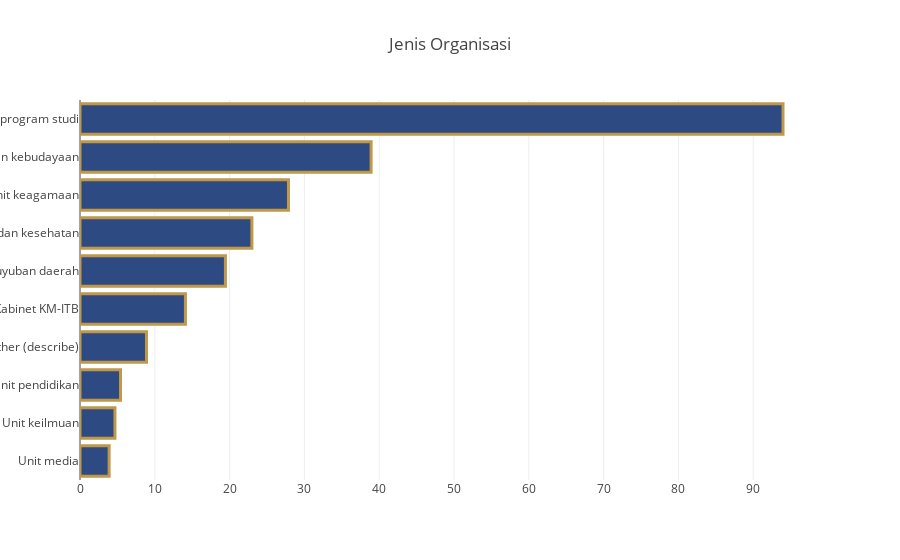

Here is the notebook cell this chart was saved with:
### Code cell
# Data frame dengan kolom-kolom yang diberikan
himpunan = df["Selama kuliah, organisasi kemahasiswaan apa saja yang Anda ikuti? (jawaban bisa lebih dari 1) [Himpunan program studi]"].value_counts()
senbud = df["Selama kuliah, organisasi kemahasiswaan apa saja yang Anda ikuti? (jawaban bisa lebih dari 1) [Unit kesenian dan kebudayaan]"].value_counts()
olahraga = df["Selama kuliah, organisasi kemahasiswaan apa saja yang Anda ikuti? (jawaban bisa lebih dari 1) [Unit olahraga dan kesehatan]"].value_counts()
keagamaan = df["Selama kuliah, organisasi kemahasiswaan apa saja yang Anda ikuti? (jawaban bisa lebih dari 1) [Unit keagamaan]"].value_counts()
keilmuan = df["Selama kuliah, organisasi kemahasiswaan apa saja yang Anda ikuti? (jawaban bisa lebih dari 1) [Unit keilmuan]"].value_counts()
pendidikan = df["Selama kuliah, organisasi kemahasiswaan apa saja yang Anda ikuti? (jawaban bisa lebih dari 1) [Unit pendidikan]"].value_counts()
media = df["Selama kuliah, organisasi kemahasiswaan apa saja yang Anda ikuti? (jawaban bisa lebih dari 1) [Unit media]"].value_counts()
kabinet = df["Selama kuliah, organisasi kemahasiswaan apa saja yang Anda ikuti? (jawaban bisa lebih dari 1) [Kabinet KM-ITB]"].value_counts()
paguyuban_daerah = df["Selama kuliah, organisasi kemahasiswaan apa saja yang Anda ikuti? (jawaban bisa lebih dari 1) [Paguyuban daerah]"].value_counts()
other = df["Selama kuliah, organisasi kemahasiswaan apa saja yang Anda ikuti? (jawaban bisa lebih dari 1) [Other (describe)]"].apply(lambda x: 1 if x != 0 else 0).value_counts()

himpunan = (himpunan[1] / (himpunan[0] + himpunan[1])) * 100
senbud = (senbud[1] / (senbud[0] + senbud[1])) * 100
olahraga = (olahraga[1] / (olahraga[0] + olahraga[1])) * 100
keagamaan = (keagamaan[1] / (keagamaan[0] + keagamaan[1])) * 100
keilmuan = (keilmuan[1] / (keilmuan[0] + keilmuan[1])) * 100
pendidikan = (pendidikan[1] / (pendidikan[0] + pendidikan[1])) * 100
media = (media[1] / (media[0] + media[1])) * 100
kabinet = (kabinet[1] / (kabinet[0] + kabinet[1])) * 100
paguyuban_daerah = (paguyuban_daerah[1] / (paguyuban_daerah[0] + paguyuban_daerah[1])) * 100
other = (other[1] / (other[0] + other[1])) * 100

data = {
    'Jenis Organisasi': [
        'Himpunan program studi', 'Unit kesenian dan kebudayaan', 'Unit olahraga dan kesehatan',
        'Unit keagamaan', 'Unit keilmuan', 'Unit pendidikan', 'Unit media', 'Kabinet KM-ITB',
        'Paguyuban daerah', 'Other (describe)'
    ],
    'Persentase 1': [
        himpunan, senbud, olahraga, keagamaan, keilmuan,
        pendidikan, media, kabinet, paguyuban_daerah, other
    ]
}

df2 = pd.DataFrame(data)
df2 = df2.sort_values(by='Persentase 1', ascending=True)
from collections import Counter
col = "Jenis Organisasi"
labels = df2[col]
values = df2['Persentase 1']
trace1 = go.Bar(
    y=labels,
    x=values,
    orientation="h",
    name="Jenis Organisasi",
    marker=dict(
        color='rgba(46, 74, 131, 1.0)',
        line=dict(
            color='rgba(191, 152, 73, 1.0)',
            width=3
        )
    )
)

data = [trace1]
layout = go.Layout(title="Jenis Organisasi", legend=dict(x=0.1, y=1.1, orientation="h"))
fig = go.Figure(data, layout=layout)
fig.show()

### Figure 1 — Plotly figure (JSON) as saved in the notebook; plotly's stock layout.template omitted (floating-point values rounded to 4 significant figures)
{"data": [{"marker": {"color": "rgba(46, 74, 131, 1.0)", "line": {"color": "rgba(191, 152, 73, 1.0)", "width": 3}}, "name": "Jenis Organisasi", "orientation": "h", "type": "bar", "x": [3.895, 4.674, 5.418, 8.888, 14.09, 19.44, 22.98, 27.87, 38.92, 93.98], "y": ["Unit media", "Unit keilmuan", "Unit pendidikan", "Other (describe)", "Kabinet KM-ITB", "Paguyuban daerah", "Unit olahraga dan kesehatan", "Unit keagamaan", "Unit kesenian dan kebudayaan", "Himpunan program studi"]}], "layout": {"legend": {"orientation": "h", "x": 0.1, "y": 1.1}, "title": {"text": "Jenis Organisasi"}}}
